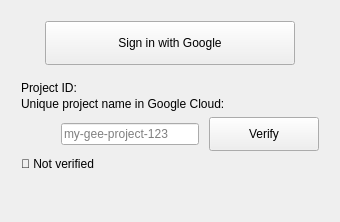
<ui version="4.0">
 <class>WizardLogin</class>
 <widget class="QWidget" name="WizardLogin">
  <layout class="QVBoxLayout">
   <property name="leftMargin"><number>12</number></property>
   <property name="topMargin"><number>12</number></property>
   <property name="rightMargin"><number>12</number></property>
   <property name="bottomMargin"><number>12</number></property>
   <property name="spacing"><number>10</number></property>

   <item>
    <widget class="QFrame">
     <property name="frameShape"><enum>QFrame::NoFrame</enum></property>
     <property name="frameShadow"><enum>QFrame::Plain</enum></property>

     <layout class="QVBoxLayout">

      <!-- ================== Centered sign-in button ================== -->
      <item>
       <layout class="QHBoxLayout">
        <item>
         <spacer name="sp_left">
          <property name="orientation"><enum>Qt::Horizontal</enum></property>
          <property name="sizeHint" stdset="0"><size><width>24</width><height>24</height></size></property>
         </spacer>
        </item>
        <item>
         <widget class="QPushButton" name="btn_sign_in">
          <property name="minimumSize"><size><width>250</width><height>44</height></size></property>
          <property name="text"><string>Sign in with Google</string></property>
          <property name="cursor"><cursorShape>PointingHandCursor</cursorShape></property>
         </widget>
        </item>
        <item>
         <spacer name="sp_right">
          <property name="orientation"><enum>Qt::Horizontal</enum></property>
          <property name="sizeHint" stdset="0"><size><width>24</width><height>24</height></size></property>
         </spacer>
        </item>
       </layout>
      </item>

      <!-- Project section -->
      <item>
            <widget class="QWidget">
                <layout class="QVBoxLayout">
                <property name="leftMargin"><number>0</number></property>
                <property name="topMargin"><number>10</number></property>
                <property name="rightMargin"><number>0</number></property>
                <property name="bottomMargin"><number>0</number></property>
                <property name="spacing"><number>2</number></property>

                <item>
                    <widget class="QLabel">
                    <property name="text"><string>Project ID:</string></property>
                    <property name="class" stdset="0"><string>group_subtitle</string></property>
                    </widget>
                </item>

                <item>
                    <widget class="QLabel">
                    <property name="text">
                        <string>Unique project name in Google Cloud:</string>
                    </property>
                    <property name="class" stdset="0"><string>group_description</string></property>
                    </widget>
                </item>

                </layout>
            </widget>
        </item>

      <!-- Input + Verify -->
      <item>
       <layout class="QHBoxLayout">
        <property name="spacing"><number>10</number></property>

        <item>
         <widget class="QFrame" name="login_input_box">
          <layout class="QHBoxLayout">
           <property name="leftMargin"><number>0</number></property>
           <property name="topMargin"><number>0</number></property>
           <property name="rightMargin"><number>0</number></property>
           <property name="bottomMargin"><number>0</number></property>
           <property name="spacing"><number>0</number></property>

           <item>
            <widget class="QLabel" name="lbl_project_icon">
                <property name="minimumSize"><size><width>40</width><height>28</height></size></property>
                <property name="maximumSize"><size><width>40</width><height>28</height></size></property>
                <property name="alignment"><set>Qt::AlignCenter</set></property>
                <property name="scaledContents"><bool>false</bool></property>
            </widget>
           </item>

           <item>
            <widget class="QLineEdit" name="inp_project_id">
             <property name="placeholderText"><string>my-gee-project-123</string></property>
            </widget>
           </item>

          </layout>
         </widget>
        </item>lbl_project_icon

        <item>
         <widget class="QPushButton" name="btn_verify">
          <property name="text"><string>Verify</string></property>
          <property name="minimumSize"><size><width>110</width><height>34</height></size></property>
          <property name="cursor"><cursorShape>PointingHandCursor</cursorShape></property>
          <property name="class" stdset="0"><string>interaction_buttons</string></property>
         </widget>
        </item>

       </layout>
      </item>

      <!-- Status (small/muted like design) -->
      <item>
       <widget class="QLabel" name="lbl_auth_status">
        <property name="text"><string>🔴 Not verified</string></property>
        <property name="class" stdset="0"><string>group_description</string></property>
        <property name="wordWrap"><bool>true</bool></property>
       </widget>
      </item>

      <item>
       <spacer name="cardSpacer">
        <property name="orientation"><enum>Qt::Vertical</enum></property>
        <property name="sizeHint" stdset="0"><size><width>20</width><height>10</height></size></property>
       </spacer>
      </item>

     </layout>
    </widget>
   </item>

   <item>
    <spacer name="pageSpacer">
     <property name="orientation"><enum>Qt::Vertical</enum></property>
     <property name="sizeHint" stdset="0"><size><width>20</width><height>20</height></size></property>
    </spacer>
   </item>

  </layout>
 </widget>
 <resources/>
 <connections/>
</ui>
